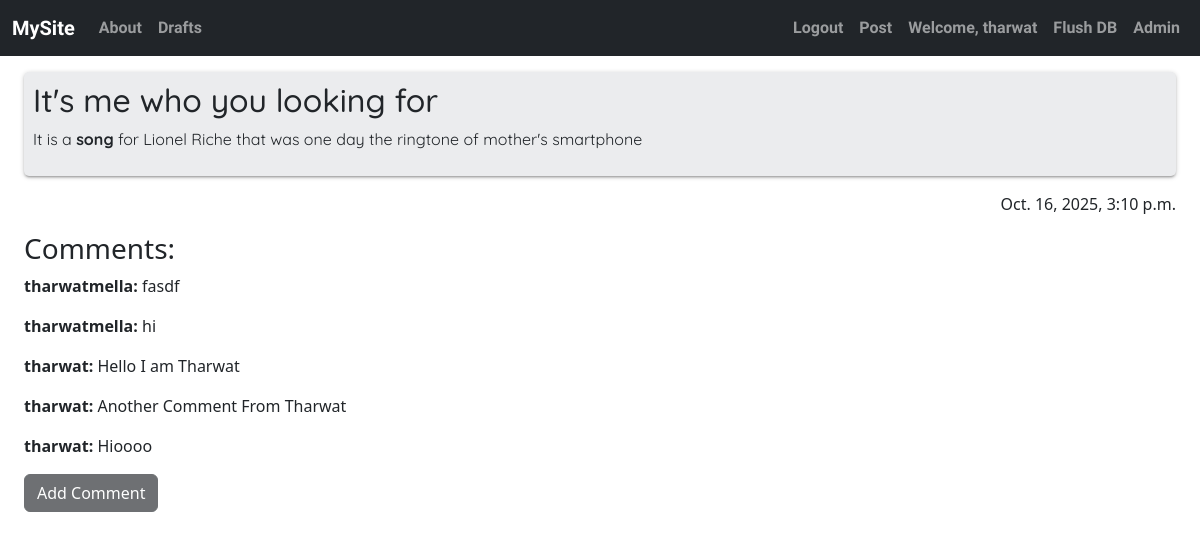
Screenshot of /postdetail/3 (signed in) with the database file from the repository.
### basic_app/models.py (models this page shows, shortened)
class Post(models.Model):
    author = models.ForeignKey("auth.User", on_delete=models.CASCADE)
    title = models.CharField(max_length=30)
    text = models.TextField()
    is_Published = models.BooleanField(default=False)
    creation_date = models.DateTimeField(
        default=timezone.now,
    )
    publication_date = models.DateTimeField(null=True, blank=True)

class Comment(models.Model):
    post = models.ForeignKey(Post, on_delete=models.CASCADE)
    user = models.ForeignKey("auth.User", on_delete=models.CASCADE)
    text = models.TextField()
    creation_date = models.DateTimeField(default=timezone.now)
    approved = models.BooleanField(default=False)

### basic_app/views.py (the view)
# urls.py: path("postdetail/<int:pk>", PostDetail.as_view(), name="detail"),
class PostDetail(DetailView):
    model = Post
    def get(self, request, *args, **kwargs):
        result = super().get(self, request, *args, **kwargs)
        if self.object.author == request.user or self.object.is_Published:
            return result
        else:
            return redirect("/")
    def get_context_data(self, **kwargs):
        result=super().get_context_data(**kwargs)
        if self.request.user.is_authenticated:
            blocked = Blocklist.objects.filter(post=self.object, user=self.request.user)
            if blocked:
                result["commentAllowed"] = False
            else:
                result["commentAllowed"] = True
        return result

### basic_app/templates/basic_app/post_detail.html (shortened to what this page needs)
{% extends "basic_app/base.html" %}
{%block body%}
<div class="post mt-3">
    <h2 class="posttitle">{{post.title}}</h2>
    <div>{{post.text|safe}}</div>
</div>
<div>
    {% if post.is_Published %}
    <p class="text-end mt-3 fw-lighter fs-6">{{post.publication_date}}</p>
    {% else %}
    <p class="text-end mt-3 fw-lighter fs-6">the Post is still Draft Please Delete or Publish</p>
    <a class="btn btn-primary" href={%url 'blog:postPublish' post.pk%}>Publish</a>
    {% endif %}
</div>
<div class="comments mt-3">
    <h3>Comments:</h3>
    {%for comment in post.comment_set.all%}
    {% if post.author == user %}
    <p><b>{{comment.user}}: </b>{{comment.text|safe}}
        {%if comment.isBanned%}
        <a href={%url "blog:ban" userpk=comment.user.pk postpk=post.pk%}> UnBan </a>
        {%else%}
        <a href={%url "blog:ban" userpk=comment.user.pk postpk=post.pk%}> Ban </a>
        {% endif %}
        {% if not comment.approved %}
        <a type="button" class="btn btn-dark btn-sm" href={%url 'blog:commentApprove' comment.pk%}>Approve</a>
        <a type="button" class="btn btn-dark btn-sm" href={%url 'blog:commentRemove' comment.pk%}>Remove</a>
        {% endif %}
    </p>
    {% elif comment.approved %}
    <p><b>{{comment.user}}: </b>{{comment.text}}</p>
    {%endif%}
    {%endfor%}
</div>
{%if commentAllowed%}
<a class="btn btn-dark" href={%url 'blog:createComment' post.pk%}>Add Comment</a>
{% else %}
<a class="btn btn-dark disabled" href={%url 'blog:createComment' post.pk%}>Add Comment</a>
{%endif%}
{%endblock%}

### basic_app/templates/basic_app/base.html (shortened to what this page needs)
<!DOCTYPE html>
{%load static%}
<html lang="en">
<head>
    <link href="https://cdn.jsdelivr.net/npm/bootstrap@5.3.8/dist/css/bootstrap.min.css" rel="stylesheet"
>
    <link rel="stylesheet" href="//cdn.jsdelivr.net/npm/medium-editor@latest/dist/css/medium-editor.min.css"
        type="text/css" media="screen" charset="utf-8">
    <link rel="stylesheet" href="{% static 'css/blog.css'%}">
</head>
<body class="">
    <nav class="navbar navbar-expand-md navbar-dark bg-dark fonted">
        <div class="container-fluid">
            <a class="rainbow-text navbar-brand" href={%url "blog:list" %}>MySite</a>
            <div class="collapse navbar-collapse " id="mainNavbar">
                <ul class="navbar-nav me-auto mb-2 mb-lg-0">
                    <li class="nav-item">
                        <a class="nav-link" href={%url 'blog:about' %}>About</a>
                    </li>
                    <li class="nav-item">
                        <a class="nav-link" href={%url 'blog:drafts' %}>Drafts</a>
                    </li>
                </ul>
                <ul class="navbar-nav">
                    {%if user.is_authenticated%}
                    <form class="d-flex" method="post" action={%url 'logout' %}>
                        <li class="nav-item">
                            <button class="nav-link" type="submit">Logout</button>
                        </li>
                    <li class="nav-item">
                        <a class="nav-link" href={%url 'blog:createPost' %}>Post</a>
                    </li>
                    <li class="nav-item">
                        <a class="nav-link">Welcome, {{user}}</a>
                    </li>
                    {% else %}
                    <li class="nav-item">
                        <a class="nav-link" href={%url 'login' %}>Login</a>
                    </li>
                    {%endif%}
                    {%if user.is_superuser%}
                    <li class="nav-item">
                        <a class="nav-link" href={%url 'blog:about' %}>Flush DB</a>
                    </li>
                    <li class="nav-item">
                        <a class="nav-link" href={%url 'admin:index' %}>Admin</a>
                    </li>
                    {%endif%}
                </ul>
            </div>
        </div>
    </nav>
    <div class="container-fluid px-4">
        {%block body%}
        {%endblock%}
    </div>
</body>
</html>

### basic_app/static/css/blog.css (style rules this page uses)
.fonted { font-family: "Tektur", sans-serif; font-optical-sizing: auto; font-weight: 900; font-style: normal; font-variation-settings: "wdth" 75; }
.post { background-color: rgb(235, 236, 238); border-radius: 5px; box-shadow: 0 2px 2px 0 rgba(0, 0, 0, 0.14), 0 3px 1px -2px rgba(0, 0, 0, 0.12), 0 1px 5px 0 rgba(0, 0, 0, 0.2); padding: 9px; font-family: "Quicksand", system-ui; font-weight: 400; }
.rainbow-text { animation-name: rainbow; animation-duration: 2000ms; animation-iteration-count: infinite; animation-direction: alternate; }

### rows the page displays
Post: title "It's me who you looking for", text "It is a song for Lionel Riche that was one day the ringtone of mother's smartphone", publication_date "Oct. 16, 2025, 3:10 p.m."
Comment: user "tharwatmella", text "fasdf"
Comment: user "tharwatmella", text "hi"
Comment: user "tharwat", text "Hello I am Tharwat"
Comment: user "tharwat", text "Another Comment From Tharwat"
Comment: user "tharwat", text "Hioooo"

### other values shown
{{ user }} "tharwat"
